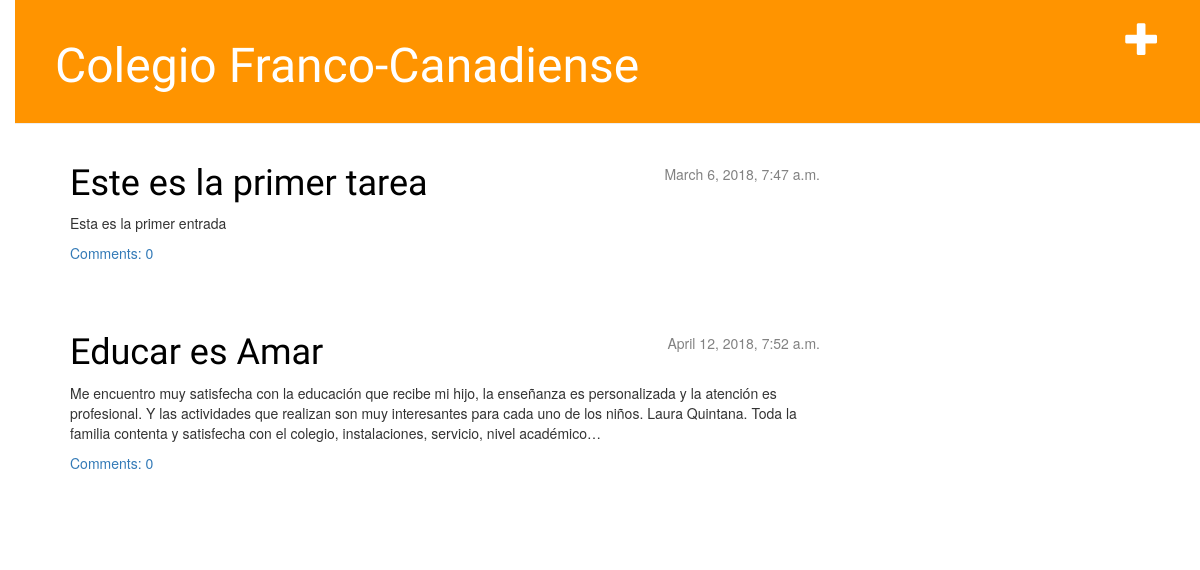
/, run on an earlier commit of the app's database.
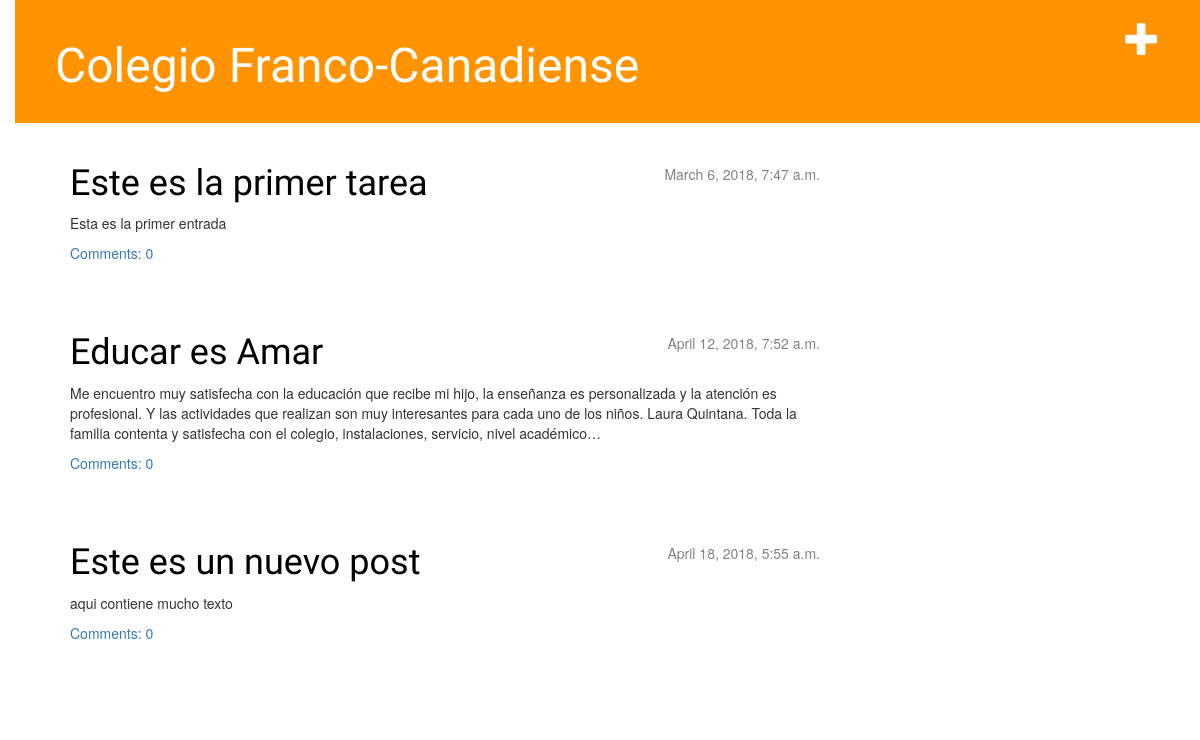
And on a later commit of the database.
### blog/models.py (models this page shows, shortened)
class Post(models.Model):
        author = models.ForeignKey('auth.User', on_delete=models.CASCADE)
        title = models.CharField(max_length=200)
        text = models.TextField()
        created_date = models.DateTimeField(
                default=timezone.now)
        published_date = models.DateTimeField(
                blank=True, null=True)
        def approved_comments(self):
            return self.comments.filter(approved_comment=True)

### blog/views.py (the view)
# urls.py: url(r'^$', views.post_list),
def post_list(request):
	posts = Post.objects.filter(published_date__lte=timezone.now()).order_by('published_date')
	return render(request, 'blog/post_list.html', {'posts': posts})

### blog/templates/blog/post_list.html
    {% extends 'blog/base.html' %}
    {% block content %}
        {% for post in posts %}
            <div class="post">
                <div class="date">
                    {{ post.published_date }}
                </div>
                <h1><a href="{% url 'post_detail' pk=post.pk %}">{{ post.title }}</a></h1>
                <p>{{ post.text|linebreaksbr }}</p>
                <a href="{% url 'post_detail' pk=post.pk %}">Comments: {{ post.approved_comments.count }}</a>
            </div>
        {% endfor %}
    {% endblock %}

### blog/templates/blog/base.html (shortened to what this page needs)
{% load staticfiles %}
<html>
    <head>
        <link rel="stylesheet" href="//maxcdn.bootstrapcdn.com/bootstrap/3.2.0/css/bootstrap.min.css">
        <link rel="stylesheet" href="//maxcdn.bootstrapcdn.com/bootstrap/3.2.0/css/bootstrap-theme.min.css">
        <link rel="stylesheet" href="{% static 'css/blog.css' %}">
    </head>
            <body>
        <div class="page-header">
            <a href="{% url 'post_new' %}" class="top-menu"><span class="glyphicon glyphicon-plus"></span></a>
            <h1><a href="/">Colegio Franco-Canadiense</a></h1>
        </div>
        <div class="content container">
            <div class="row">
                <div class="col-md-8">
                {% block content %}
                {% endblock %}
                </div>
            </div>
        </div>
    </body>
    </html>

### blog/static/css/blog.css (style rules this page uses)
h1 a { color: #FCA205; font-family: 'Lobster'; }
body { padding-left: 15px; }
.page-header { background-color: #ff9400; margin-top: 0; padding: 20px 20px 20px 40px; }
.page-header h1, .page-header h1 a, .page-header h1 a:visited, .page-header h1 a:active { color: #ffffff; font-size: 36pt; text-decoration: none; }
.content { margin-left: 40px; }
h1, h2, h3, h4 { font-family: 'Lobster', cursive; }
.date { float: right; color: #828282; }
.top-menu, .top-menu:hover, .top-menu:visited { color: #ffffff; float: right; font-size: 26pt; margin-right: 20px; }
.post { margin-bottom: 70px; }
.post h1 a, .post h1 a:visited { color: #000000; }

What changed in the data, as far as the page shows it:
added Post: published_date "April 18, 2018, 5:55 a.m.", title "Este es un nuevo post", text "aqui contiene mucho texto", approved_comments.count "0"
